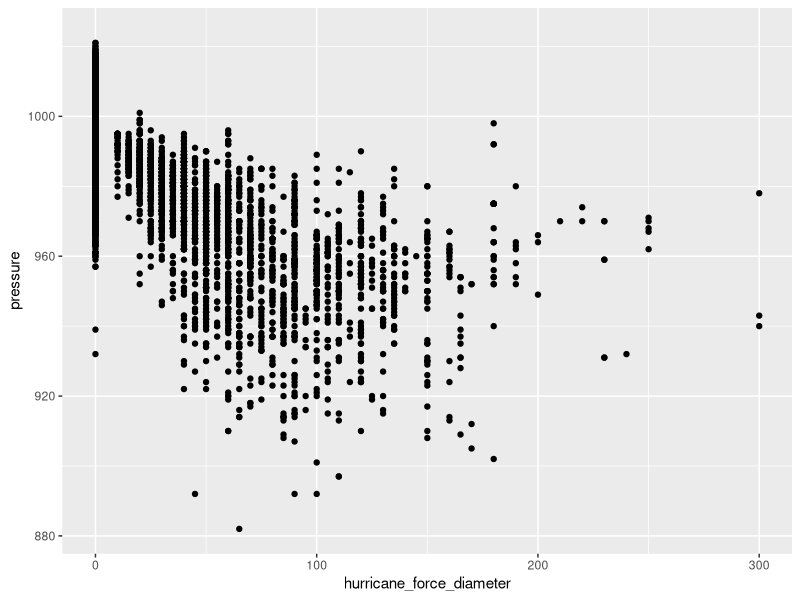

Write R code to recreate this figure.
## ---- chunk 1

library(tidyverse)

storms %>% 
  ggplot() +
  geom_point(mapping = aes(x = hurricane_force_diameter, y = pressure))
  

